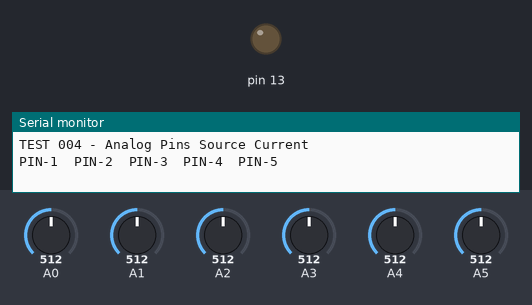
Bench run of a sketch on a simulated Arduino Uno, built with avr-gcc and run on an emulated ATmega328P. Shown: output pins drawn as LEDs (lit = HIGH), the last lines printed to the serial monitor. Inputs (shaded band) come from the test bench; at power-on: A0 = 512, A1 = 512, A2 = 512, A3 = 512, A4 = 512, A5 = 512.

Above: at 0.46 s.
4.8 s: A0 set to 716
At 22.65 s:
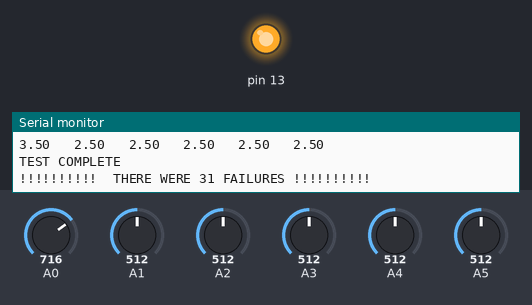
Timing chart, 0 to 22.7 s (numbered marks = the images above; inputs shaded):
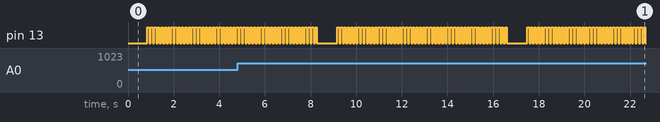

The sketch:

ruggeduino_test.ino
```cpp
// (licence header left out)
/*-----( Import needed libraries )-----*/
#include "LED.h"    // Easy HAL blink routines

/*-----( Declare Constants )-----*/

const  int    FirstDigPort =  3;  //Pin 2 is used as reference
const  int    LastDigPort  =  12;
const  int    FirstAnaPort =  15;
const  int    LastAnaPort  =  19;
const  int    A2D_Delay    =  10; //ms delay for A-D to settle

const  float  LowStuckResultOK     =  2.30 ;
const  float  HighStuckResultOK    =  2.50 ;
const  float  LowVoltResultOK      =  2.30 ;
const  float  HighVoltResultOK     =  2.70 ;

/*-----( Declare objects )-----*/
LED  LED13(13);        // The only LED we can blink!

/*-----( Declare Variables )-----*/

int    DigPort2Test;
int    AnaPort2Test;
int    IntVoltsRead;      // Result of AnalogRead 0..1023
float  FloatVoltsRead;    // Result of AnalogRead 0.0 .. 5.0
int    Failure;          // Count failures that occur
byte   FailArray[20];    // Save Pass-Fail during a test
int    FailArrayPtr;

void WriteAnalogPinLabels();
void WriteAnalogVoltLabels();
void WriteDigitalPinLabels();
void WriteAnalogPassFail();
void WriteDigitalPassFail();
float a2d2float (int raw);

void setup()   /****** SETUP: RUNS ONCE ******/
{
  //delay(500);
  Serial.begin(19200);
  //delay(500);
  Serial.println("Arduino Board Test V1.08");
  Serial.println("YourDuino.com terry@yourduino.com");

}//--(end setup )---


void loop()   /****** LOOP: RUNS CONSTANTLY ******/
{
  Failure = 0;
  Serial.println();
  Serial.println("--- TEST START ---");

//-------------( TEST 1 )---------------------------------------------
  Serial.println("TEST 001 - Any stuck pins??");
  //delay(500);
  IntVoltsRead = analogRead(A0);
  FloatVoltsRead = a2d2float (IntVoltsRead);
  Serial.print("VoltsRead = ");
  Serial.print(FloatVoltsRead,2);

  if (FloatVoltsRead > LowStuckResultOK
    &&  FloatVoltsRead < HighStuckResultOK)
  {
    Serial.println("  -- OK!");
  }
  else
  {
    Failure ++;
    Serial.println("  ** STUCK OR LEAKY PIN FAIL ** ");
  }

//-----------------------( TEST 2 )--------------------------------
  Serial.println();
  Serial.println("TEST 002 - Digital Pins Source Current");
  pinMode(2, OUTPUT);      // Set Load pin to Output mode
  digitalWrite(2, LOW);              // Connect Low Load
  FailArrayPtr    =  0 ;

  //---------( Write the Digital Pin Labels )---------------
  WriteDigitalPinLabels();

  //------( Loop thru pins, testing )-----------
  for (  DigPort2Test = FirstDigPort;
         DigPort2Test <= LastDigPort;
         DigPort2Test ++)
  {//Loop thru Source Tests
    FailArrayPtr ++ ;

    pinMode(DigPort2Test, OUTPUT);      // Set tested pin to Output mode
    digitalWrite(DigPort2Test, HIGH);  // Pin Sources current HIGH
    delay(A2D_Delay);
    IntVoltsRead = analogRead(A0);
    FloatVoltsRead = a2d2float (IntVoltsRead);
    pinMode(DigPort2Test, INPUT);      // ReSet tested pin to Input mode

    Serial.print(FloatVoltsRead,2);
    Serial.print("   ");

    if (FloatVoltsRead > LowVoltResultOK
      &&  FloatVoltsRead < HighVoltResultOK)
    {
      FailArray[FailArrayPtr]  = 0;
    }
    else
    {
      Failure ++;
      FailArray[FailArrayPtr]  = 1;
    }

  }//END Loop thru Source Tests

  Serial.println();

  //--------( Write the Digital Pin PASS-FAIL Strings )----------------------
  WriteDigitalPassFail();


//--------------------( TEST 3 )----------------------------------------

  Serial.println("TEST 003 - Digital Pins Sink Current");
  pinMode(2, OUTPUT);      // Set Load pin to Output mode
  digitalWrite(2, HIGH);              // Connect HIGH Load
  FailArrayPtr    =  0 ;

  //---------( Write the Digital Pin Labels )------------
  WriteDigitalPinLabels();

  //------( Loop thru pins, testing )-----------
  for (  DigPort2Test = FirstDigPort;
         DigPort2Test <= LastDigPort;
         DigPort2Test ++)
  {//Loop thru Source Tests
    FailArrayPtr ++ ;

    pinMode(DigPort2Test, OUTPUT);      // Set tested pin to Output mode
    digitalWrite(DigPort2Test, LOW);  // Pin Sinks current LOW
    delay(A2D_Delay);
    IntVoltsRead = analogRead(A0);
    FloatVoltsRead = a2d2float (IntVoltsRead);
    pinMode(DigPort2Test, INPUT);      // ReSet tested pin to Input mode

    Serial.print(FloatVoltsRead,2);
    Serial.print("   ");

    if (FloatVoltsRead > LowVoltResultOK
      &&  FloatVoltsRead < HighVoltResultOK)
    {
      FailArray[FailArrayPtr]  = 0;
    }
    else
    {
      Failure ++;
      FailArray[FailArrayPtr]  = 1;
    }

  }//END Loop thru Source Tests

  Serial.println();

  //--------( Write the Digital Pin PASS-FAIL Strings )--------------
  WriteDigitalPassFail();


//-------------------------( TEST 4 )----------------------------------------
  Serial.println();
  Serial.println("TEST 004 - Analog Pins Source Current");
  pinMode(2, OUTPUT);      // Set Load pin to Output mode
  digitalWrite(2, LOW);              // Connect Low Load

  WriteAnalogPinLabels();

  for (  DigPort2Test = FirstAnaPort;
         DigPort2Test <= LastAnaPort;
         DigPort2Test ++)
  {//Loop thru Source Tests

    pinMode(DigPort2Test, OUTPUT);      // Set tested pin to Output mode
    digitalWrite(DigPort2Test, HIGH);  // Pin Sources current HIGH
    delay(A2D_Delay);
    IntVoltsRead = analogRead(A0);
    FloatVoltsRead = a2d2float (IntVoltsRead);
    pinMode(DigPort2Test, INPUT);      // ReSet tested pin to Input mode
    Serial.print(FloatVoltsRead,2);
    Serial.print("   ");

    if (FloatVoltsRead > LowVoltResultOK
      &&  FloatVoltsRead < HighVoltResultOK)
    {
      FailArray[FailArrayPtr]  = 0;
    }
    else
    {
      Failure ++;
      FailArray[FailArrayPtr]  = 1;
    }

  }//END Loop thru Source Tests
  Serial.println();
  WriteAnalogPassFail();

  /*---------( TEST 5 )----------------------*/

  Serial.println("TEST 005 - Analog Pins Sink Current");
  pinMode(2, OUTPUT);      // Set Load pin to Output mode
  digitalWrite(2, HIGH);              // Connect HIGH Load

  WriteAnalogPinLabels();

  for (  DigPort2Test = FirstAnaPort;
         DigPort2Test <= LastAnaPort;
         DigPort2Test ++)
  {//Loop thru Sink Tests

    pinMode(DigPort2Test, OUTPUT);      // Set tested pin to Output mode
    digitalWrite(DigPort2Test, LOW);    // Pin Sinks current LOW
    delay(A2D_Delay);
    IntVoltsRead = analogRead(A0);
    FloatVoltsRead = a2d2float (IntVoltsRead);
    pinMode(DigPort2Test, INPUT);      // ReSet tested pin to Input mode
    Serial.print(FloatVoltsRead,2);
    Serial.print("   ");

    if (FloatVoltsRead > LowVoltResultOK
      &&  FloatVoltsRead < HighVoltResultOK)
    {
      FailArray[FailArrayPtr]  = 0;
    }
    else
    {
      Failure ++;
      FailArray[FailArrayPtr]  = 1;
    }

  }//END Loop thru Source Tests
  Serial.println();
  WriteAnalogPassFail();


  /*---------( TEST 6 )----------------------*/
  Serial.println();
  Serial.println("TEST 006 - Analog Pins A0 to A5: A to D (About 2.50 V)");
  pinMode(2, OUTPUT);      // Set Load pin to Output mode
  digitalWrite(2, HIGH);              // Connect HIGH Load
  pinMode(3, OUTPUT);      // Set Load pin to Output mode
  digitalWrite(3, LOW);              // Connect LOW Load

  WriteAnalogVoltLabels();

  for (  AnaPort2Test = FirstAnaPort -1;
         AnaPort2Test <= LastAnaPort;
         AnaPort2Test ++)
  {// Loop thru Analog Tests
    delay(A2D_Delay);
    IntVoltsRead = analogRead(AnaPort2Test);
    FloatVoltsRead = a2d2float (IntVoltsRead);
    Serial.print(FloatVoltsRead,2);
    Serial.print("   ");
  }// END Loop thru Analog Tests


  /*---------( TEST 7 )----------------------*/
  Serial.println();
  Serial.println();
  Serial.println("TEST 007 - Analog Pins A0 to A5: A to D (About 3.33 V)");
  pinMode(4, OUTPUT);      // Set Load pin to Output mode
  digitalWrite(4, HIGH);              // Connect 2nd Resistor

  WriteAnalogVoltLabels();

  for (  AnaPort2Test = FirstAnaPort -1;
         AnaPort2Test <= LastAnaPort;
         AnaPort2Test ++)
  {// Loop thru Analog Tests
    delay(A2D_Delay);
    IntVoltsRead = analogRead(AnaPort2Test);
    FloatVoltsRead = a2d2float (IntVoltsRead);
    Serial.print(FloatVoltsRead,2);
    Serial.print("   ");
  }// END Loop thru Analog Tests


  /*---------( TEST 8 )----------------------*/
  Serial.println();
  Serial.println();
  Serial.println("TEST 008 - Analog Pins A0 to A5: A to D (About 1.66 V)");
  pinMode(4, OUTPUT);      // Set Load pin to Output mode
  digitalWrite(4, LOW);              // Connect 2nd Resistor

  WriteAnalogVoltLabels();

  for (  AnaPort2Test = FirstAnaPort -1;
         AnaPort2Test <= LastAnaPort;
         AnaPort2Test ++)
  {// Loop thru Analog Tests
    delay(A2D_Delay);
    IntVoltsRead = analogRead(AnaPort2Test);
    FloatVoltsRead = a2d2float (IntVoltsRead);
    Serial.print(FloatVoltsRead,2);
    Serial.print("   ");
  }// END Loop thru Analog Tests

  //----------( End Test Digital and Analog Ports: Reset everything)-------
  pinMode(2, INPUT);      // Reset Load pin to Input mode
  pinMode(3, INPUT);      // Reset Load pin to Input mode
  pinMode(4, INPUT);      // Reset Load pin to Input mode
  MCUCR |= ( 1 << PUD ); //Disable all Pullups

  /*------------( TEST COMPLETE )----------------*/
  Serial.println();
  Serial.println("TEST COMPLETE");
  if (Failure > 0)
  {
    Serial.print("!!!!!!!!!!  THERE WERE ");
    Serial.print(Failure, DEC);
    Serial.print(" FAILURES !!!!!!!!!!");
    LED13.blink(150, 50);
  }
  else
  {
    LED13.blink(4000, 4);
  }
  Serial.println();
  //  delay(10000);
  //--(end main loop )---
}
//----------------( Declare User-written Functions )--------------------------

/*---( fmap: Converts int Analog readings of 0..1023 to float)---*/
float fmap(float x, float in_min, float in_max, float out_min, float out_max)
{
  return (x - in_min) * (out_max - out_min) / (in_max - in_min) + out_min;
}

float a2d2float (int raw)
{
  return fmap(raw, 0, 1023, 0.0, 5.0);
}

void WriteDigitalPinLabels()
{
  //---------( Write the Digital Pin Labels )---------------------
  for (  DigPort2Test = FirstDigPort;
         DigPort2Test <= LastDigPort;
         DigPort2Test ++)
  {//Write the label strings
    Serial.print("PIN-");
    Serial.print(DigPort2Test, DEC);
    Serial.print("  ");
  }// Write Labels
  Serial.println();
}

void WriteAnalogPinLabels()
{
  //---------( Write the Analog Pin Labels )---------------------
  for (  DigPort2Test = FirstAnaPort;
         DigPort2Test <= LastAnaPort;
         DigPort2Test ++)
  {//Write the label strings
    Serial.print("PIN-");
    Serial.print(DigPort2Test -14 , DEC);
    Serial.print("  ");
  }// Write Labels
  Serial.println();
}


void WriteAnalogVoltLabels()
{
  //---------( Write the Analog Pin Labels )---------------------
  for (  DigPort2Test = FirstAnaPort - 1;
         DigPort2Test <= LastAnaPort;
         DigPort2Test ++)
  {//Write the label strings
    Serial.print("PIN-");
    Serial.print(DigPort2Test -14 , DEC);
    Serial.print("  ");
  }// Write Labels
  Serial.println();
}

//--------( Write the Digital Pin PASS-FAIL Strings )----------------------
void WriteDigitalPassFail()
{
  FailArrayPtr   = 0;
  for (  DigPort2Test = FirstDigPort;
         DigPort2Test <= LastDigPort;
         DigPort2Test ++)
  {//Write the PASS-FAIL strings
    FailArrayPtr ++;
    if   (FailArray[FailArrayPtr]  == 1)  // Was a Fail
    {
      Serial.print("FAIL   ");
    }
    else
    {
      Serial.print("-OK-   ");
    }

  }// Write PASS-FAIL
  Serial.println();
}//End  WriteDigitalPassFail


//--------( Write the Analog Pin PASS-FAIL Strings )----------------------
void WriteAnalogPassFail()
{
  FailArrayPtr   = 0;
  for (  DigPort2Test = FirstAnaPort;
         DigPort2Test <= LastAnaPort;
         DigPort2Test ++)
  {//Write the PASS-FAIL strings
    FailArrayPtr ++;
    if   (FailArray[FailArrayPtr]  == 1)  // Was a Fail
    {
      Serial.print("FAIL   ");
    }
    else
    {
      Serial.print("-OK-   ");
    }

  }// Write PASS-FAIL
  Serial.println();
}//End  WriteDigitalPassFail


//*********( THE END )***********
```

LED.cpp
```cpp
// (licence header left out)
#include "LED.h"

LED::LED(uint8_t ledPin){
	this->pin=ledPin;
	this->status=LOW;
	pinMode(this->pin,OUTPUT);
}

bool LED::getState(){ return status; }

void LED::on(void){
	digitalWrite(pin,HIGH);
	this->status=true;
}

void LED::off(void){
	digitalWrite(pin,LOW);
	this->status=false;
}

void LED::toggle(void){
	status ? off() : on();
}

void LED::blink(unsigned int time, byte times){
	for (byte i=0; i<times; i++){
		toggle();
		delay(time/2);
		toggle();
		delay(time/2);
	}
}

//assume PWM
void LED::setValue(byte val){
	analogWrite(pin,val);
	val<=127 ? this->status=false : this->status=true;
}

//assume PWM
void LED::fadeIn(unsigned int time){
	for (byte value = 0 ; value < 255; value+=5){
		analogWrite(pin, value);
		delay(time/(255/5));
	}
	on();
}

//assume PWM
void LED::fadeOut(unsigned int time){
	for (byte value = 255; value >0; value-=5){
		analogWrite(pin, value);
		delay(time/(255/5));
	}
	off();
}

extern LED DEBUG_LED(13);

/*
|| @changelog
|| | 2009-04-07 - Alexander Brevig : Altered API
|| | 2009-04-17 - Alexander Brevig : Initial Release
|| #
*/
```

LED.h
```cpp
// (licence header left out)
#ifndef LED_H
#define LED_H

#include "Arduino.h"

class LED{
  public:
    LED(uint8_t ledPin);
	bool getState();
    void on();
	void off();
	void toggle();
	void blink(unsigned int time, byte times=1);
	void setValue(byte val);
	void fadeIn(unsigned int time);
	void fadeOut(unsigned int time);
  private:
	bool status;
	uint8_t pin;
};

extern LED DEBUG_LED;

#endif

/*
|| @changelog
|| | 1.1 2009-05-07 - Alexander Brevig : Added blink(uint,byte), requested by: Josiah Ritchie - josiah@josiahritchie.com
|| | 1.1 2009-04-07 - Alexander Brevig : Altered API
|| | 1.0 2009-04-17 - Alexander Brevig : Initial Release
|| #
*/
```

Measured:
- by itself, pin 13: moves between LOW and HIGH, repeating every 8.3 s
